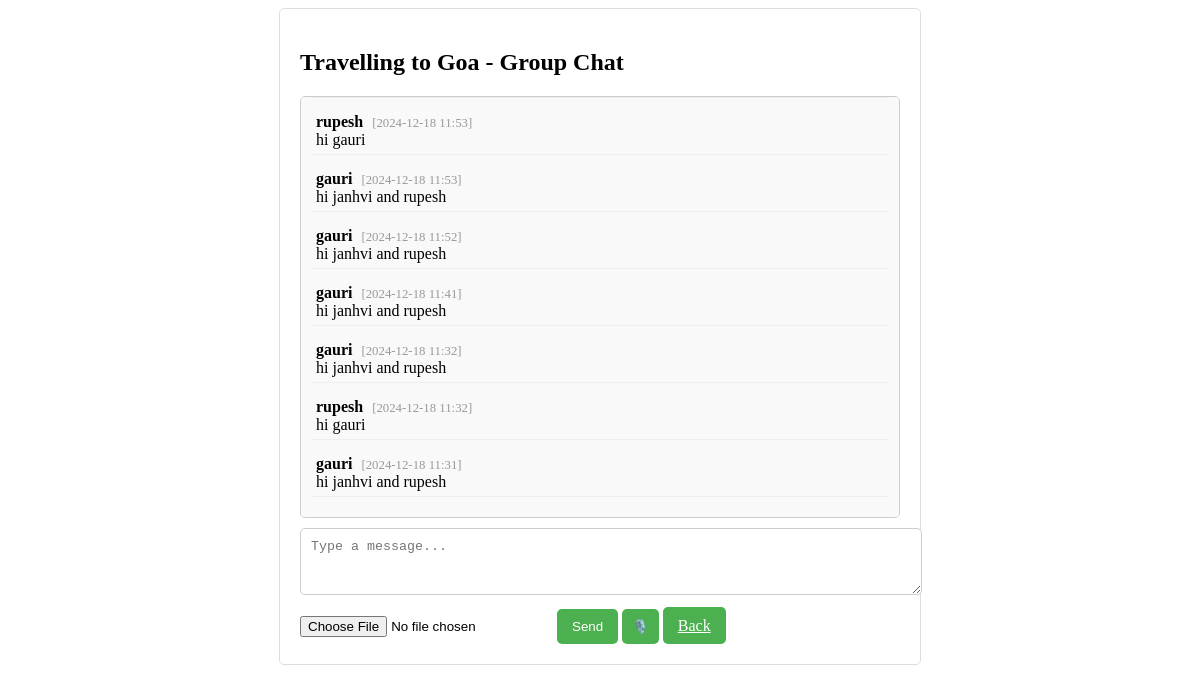
Page /groups/3/ (signed in) on the committed database.
### app/models.py (models this page shows, shortened)
class Group(models.Model):
    name = models.CharField(max_length=255)
    description = models.TextField(null=True, blank=True)
    created_at = models.DateTimeField(auto_now_add=True)

class GroupMessage(models.Model):
    group = models.ForeignKey(Group, related_name='messages', on_delete=models.CASCADE)
    sender = models.ForeignKey(User, on_delete=models.CASCADE)
    content = models.TextField()
    timestamp = models.DateTimeField(auto_now_add=True)

### app/views.py (the view)
# urls.py: path('groups/<int:group_id>/', views.group_chat, name='group_chat'),
@login_required
def group_chat(request, group_id):
    group = Group.objects.get(id=group_id)
    messages = GroupMessage.objects.filter(group=group).order_by('-timestamp')
    if request.method == 'POST':
        content = request.POST.get('content')
        GroupMessage.objects.create(group=group, sender=request.user, content=content)
    return render(request, 'group_chat.html', {'group': group, 'messages': messages})

### app/templates/group_chat.html (shortened to what this page needs)
<!DOCTYPE html>
<html lang="en">
<head>
</head>
<body>
    <div id="chat-container">
        <h2>{{ group.name }} - Group Chat</h2>
        <div id="messages" class="messages">
            {% for message in messages %}
                <div class="message">
                    <span class="sender">{{ message.sender.username }}</span>
                    <span class="timestamp">[{{ message.timestamp|date:"Y-m-d H:i" }}]</span>
                    <div>{{ message.content }}</div>
                </div>
            {% endfor %}
        </div>
        <form method="post" enctype="multipart/form-data">
            <textarea name="content" rows="3" placeholder="Type a message..." required></textarea>
            <input type="file" id="attachment-input" name="attachment">
            <button type="submit" id="send-button">Send</button>
            <button type="button" id="mic-button" class="mic-button">🎙️</button>
            <a href="{% url 'index' %}" class="btn btn-secondary">Back</a>
        </form>
    </div>
</body>
</html>

### app/templates/group_chat.html (style rules this page uses)
#chat-container { max-width: 600px; margin: 0 auto; padding: 20px; border: 1px solid #ddd; border-radius: 5px; }
.messages { max-height: 400px; overflow-y: scroll; margin-bottom: 10px; border: 1px solid #ccc; padding: 10px; border-radius: 5px; background-color: #f9f9f9; }
.message { padding: 5px; margin-bottom: 10px; border-bottom: 1px solid #eee; }
.sender { font-weight: bold; margin-right: 5px; }
.timestamp { font-size: 0.8em; color: #999; }
textarea { width: 100%; padding: 10px; margin-bottom: 10px; border: 1px solid #ccc; border-radius: 5px; }
button, a { padding: 10px 15px; background-color: #4CAF50; color: white; border: none; border-radius: 5px; cursor: pointer; }
.mic-button { padding: 10px; background-color: #4CAF50; color: white; border: none; border-radius: 5px; cursor: pointer; }

### rows in the picture
Group: name "Travelling to Goa"
GroupMessage: sender.username "rupesh", timestamp "2024-12-18 11:53", content "hi gauri"
GroupMessage: sender.username "gauri", timestamp "2024-12-18 11:53", content "hi janhvi and rupesh"
GroupMessage: sender.username "gauri", timestamp "2024-12-18 11:52", content "hi janhvi and rupesh"
GroupMessage: sender.username "gauri", timestamp "2024-12-18 11:41", content "hi janhvi and rupesh"
GroupMessage: sender.username "gauri", timestamp "2024-12-18 11:32", content "hi janhvi and rupesh"
GroupMessage: sender.username "rupesh", timestamp "2024-12-18 11:32", content "hi gauri"
GroupMessage: sender.username "gauri", timestamp "2024-12-18 11:31", content "hi janhvi and rupesh"
